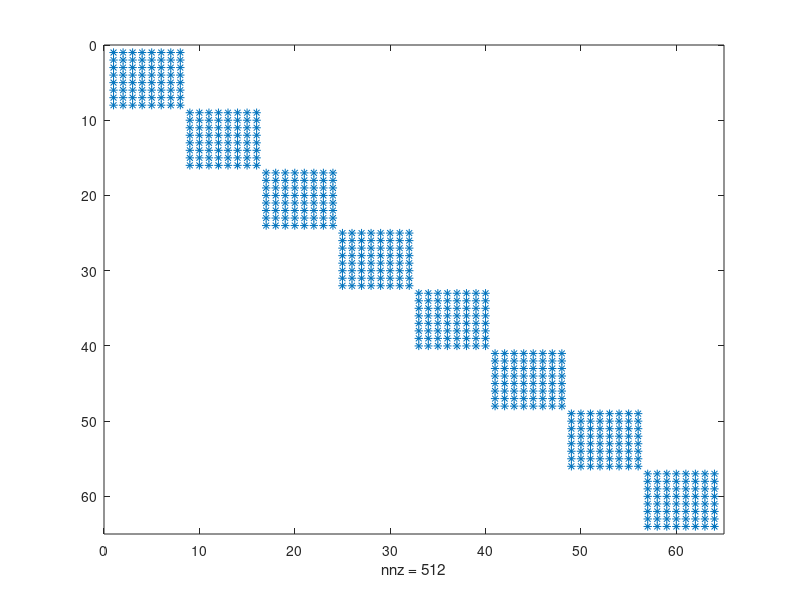

Recreate this plot in MATLAB.
nNeuron = 64; % Example, must be divisible by 8
Q = 0.5*randn(nNeuron, nNeuron);

% Determine block size
blockSize = nNeuron / 8;

% Initialize a sparse zero matrix
Q_blocked = sparse(nNeuron, nNeuron);

% Fill diagonal blocks
for i = 1:8
    idx = (i-1)*blockSize + (1:blockSize); % Indices for the block
    Q_blocked(idx, idx) = Q(idx, idx); % Assign diagonal blocks
end

% Display the sparsity pattern
spy(Q_blocked);
